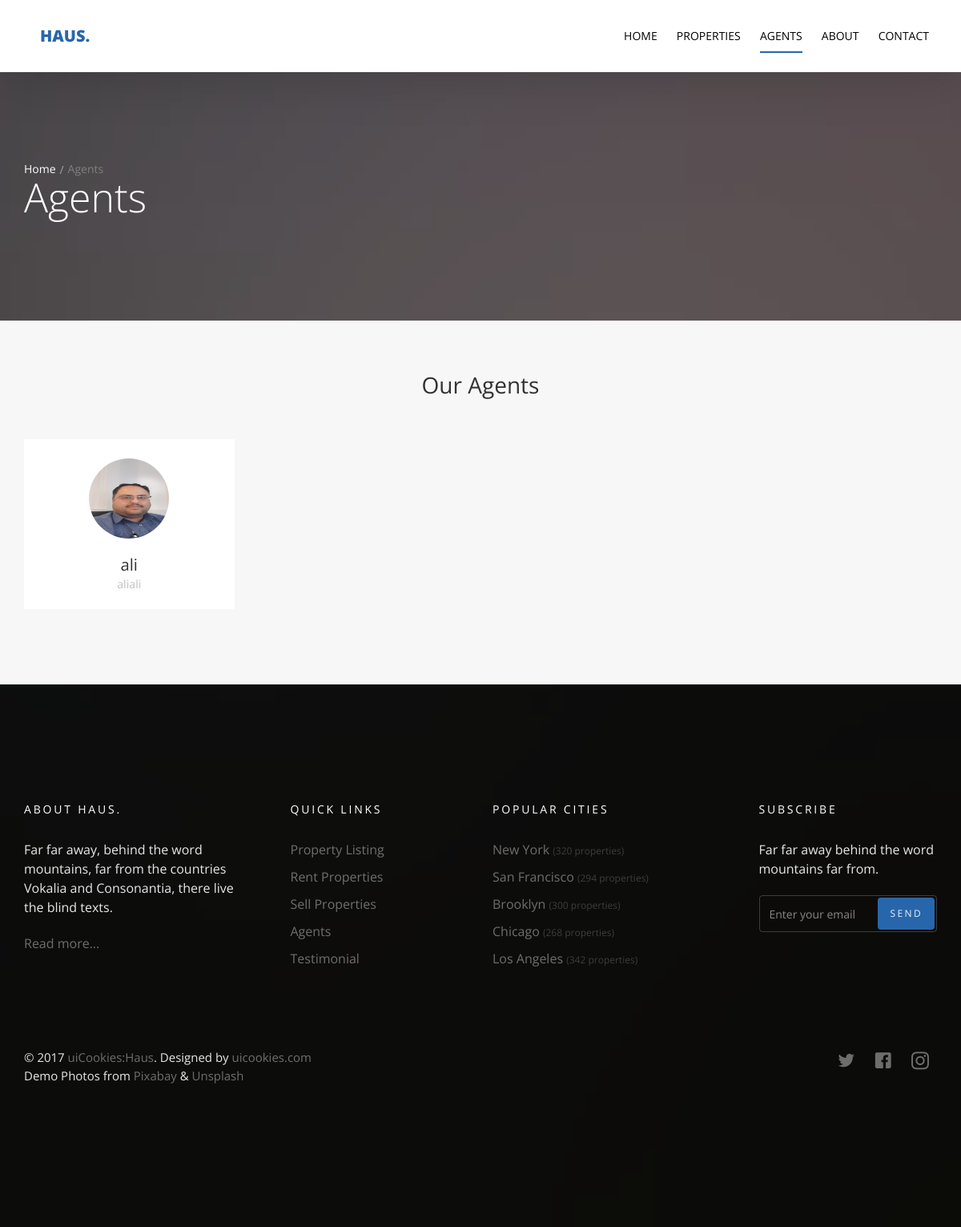
/agents/, run on the app's committed database.
### agents/models.py (models this page shows, shortened)
class Agent(models.Model):
    name = models.CharField(max_length=50)
    title = models.CharField(max_length=50)
    image = models.ImageField(upload_to='agents/', null=True)

### agents/views.py (the view)
# urls.py: path('', views.agents_list, name='agent_list'),
def agents_list(request):
    agents_list = Agent.objects.all()
    context = {
        'agents_list': agents_list
    }
    return render(request, 'agents/agents.html', context)

### agents/templates/agents/agents.html (shortened to what this page needs)
{% extends 'base.html' %}
{% block body %}
    <section class="probootstrap-slider flexslider2 page-inner">
        <div class="overlay"></div>
        <div class="probootstrap-wrap-banner">
            <div class="container">
                <div class="row">
                    <div class="col-md-8">
                        <div class="page-title probootstrap-animate">
                            <div class="probootstrap-breadcrumbs">
                                <a href="#">Home</a><span>Agents</span>
                            </div>
                            <h1>Agents</h1>
                        </div>
                    </div>
                </div>
            </div>
        </div>
        <ul class="slides">
            <li style="background-image: url(img/slider_1.jpg);"></li>
        </ul>
    </section>
    <section class="probootstrap-section probootstrap-section-lighter">
        <div class="container">
            <div class="row heading">
                <h2 class="mt0 mb50 text-center">Our Agents</h2>
            </div>
            <div class="row">
                {% for agetnt in agents_list %}
                    <div class="col-md-3 col-sm-6">
                        <div class="probootstrap-card probootstrap-person text-left">
                            <br>
                                <img src="{{ agetnt.image.url }}" class="img-circle" style="width: 100px" height="100px">
                            <div class="probootstrap-card-text">
                                <h2 class="probootstrap-card-heading mb0">{{ agetnt.name}}</h2>
                                <p><small>{{ agetnt.title}}</small></p>
                            </div>
                        </div>
                    </div>
                {% endfor %}
            </div>
        </div>
    </section>
{% endblock %}

### data on the page
Agent: image (picture), name "ali", title "aliali"
